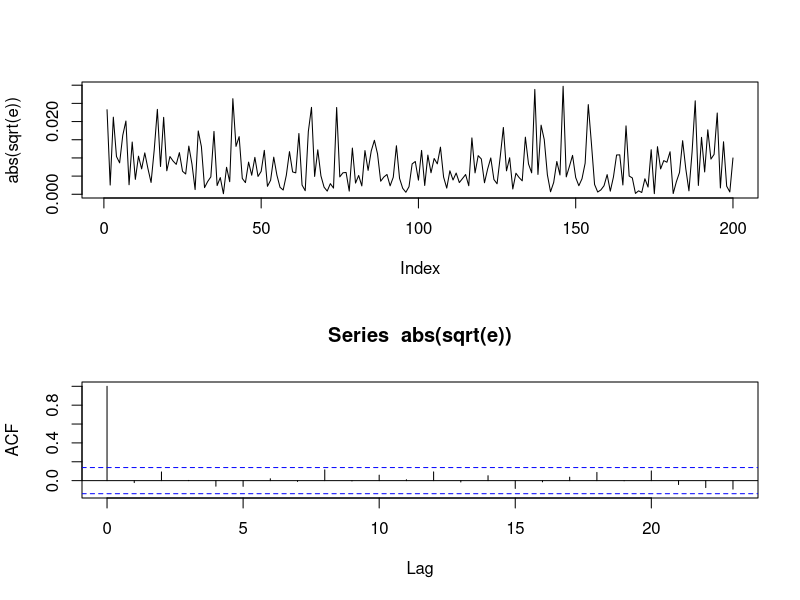

R code for this plot:
# Volatility Modelling using GARCH Models
# ---------------------------------------


# simple garch(1, 1) simulation example:
ret <- rnorm(200) / 100
alpha <- 0.1
beta <- 0.8
omega <- var(ret) * (1 - alpha - beta)
e <- (ret - mean(ret))^2
# predictions
n <- length(ret)
sigma_hat <- rep(NA, n)
sigma_hat[1] <- var(ret) # initialise with sample var
# constant prediction error
for (t in 2:n)
  sigma_hat[t] <- omega + alpha * e[t-1] + beta * sigma_hat[t-1]

# recursive prediction error
for (t in 2:n)
  sigma_hat[t] <- omega + alpha * (ret[t-1] - mean(ret[1:(t-1)]))^2 + beta * sigma_hat[t-1]


# intuition: garch estimates the volatility using prediction errors (shocks) & previous 
# volatility predictions
# - alpha determines the weight given to shocks
# - beta determines the importance of previous volatilities
# - these parameters are usually estimated by maximum-likelihood (finding the parameters
#   for which the model is most likely to have generated the observed data)

# determine whether there are volatility clusters (via autocorrelation):
par(mfrow = c(2,1))
plot(abs(sqrt(e)), type = "l")
acf(abs(sqrt(e)))


# rugarch-pkg volatility modelling steps:
# 1. specify the garch model that one wants to use: ugarchspec()
# 2. estimate the model on the data with ugarchfit()
# 3. make predictions with estimated model with ugarchforecast()




